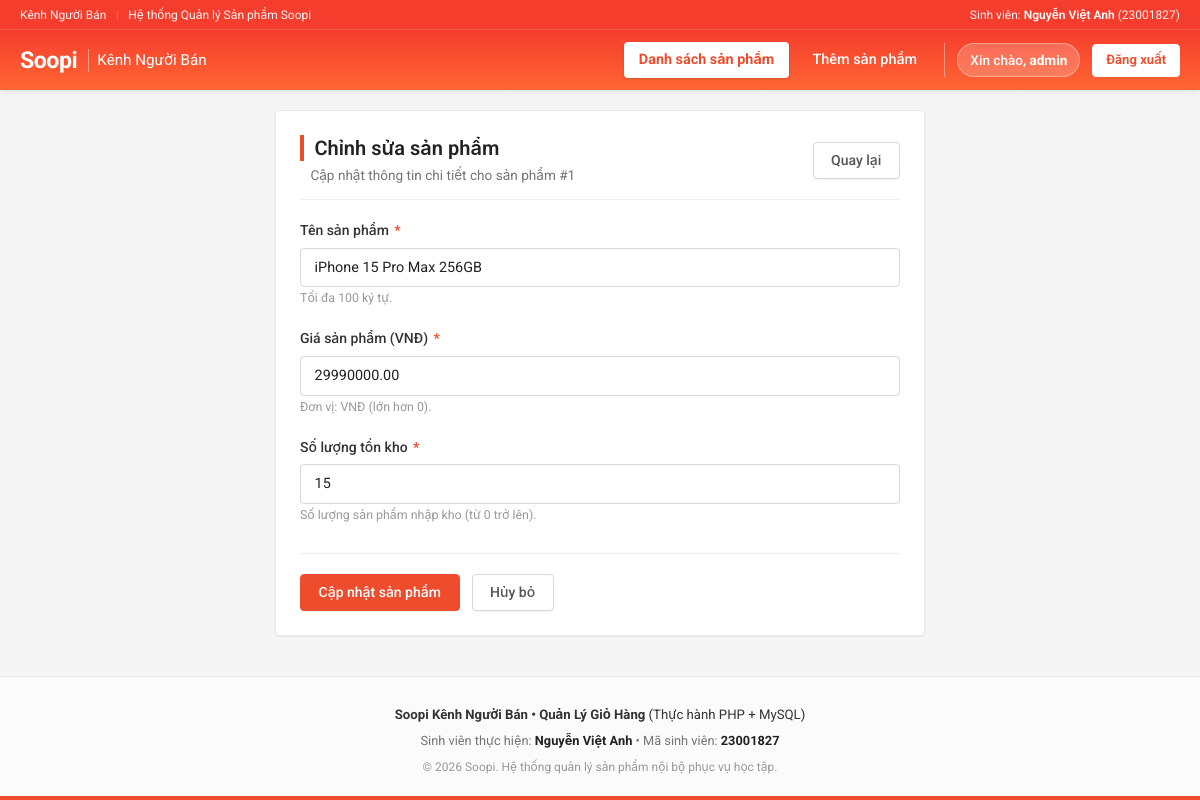
Page /app/product_edit.php?id=1 (signed in) on the committed database.
### tables this page shows
CREATE TABLE `products` (
    `id` INT AUTO_INCREMENT PRIMARY KEY,
    `name` VARCHAR(100) NOT NULL,
    `price` DECIMAL(10, 2) NOT NULL,
    `quantity` INT NOT NULL
);

### app/model/product.php (called while the page is built, shortened)
<?php
require_once __DIR__ . '/../common/dbConnect.php';
function getProductById($id) {
    global $conn;
    try {
        $sql = "SELECT * FROM products WHERE id = :id LIMIT 1";
        $stmt = $conn->prepare($sql);
        $stmt->execute([':id' => $id]);
        $product = $stmt->fetch();
        return $product ?: null;
    } catch (PDOException $e) {
        error_log("Lỗi getProductById: " . $e->getMessage());
        return null;
    }
}

### app/product_edit.php (the view, shortened to what this page needs)
<?php
require_once __DIR__ . '/model/product.php';
$errors    = [];
$id        = $_GET['id'] ?? $_POST['id'] ?? null;
$product = getProductById((int)$id);
$name     = $product['name'];
$price    = $product['price'];
$quantity = $product['quantity'];
require_once __DIR__ . '/view/header.php';
?>
<div class="card form-container">
    <div class="card-header-bar">
        <div>
            <h1 class="card-title">Chỉnh sửa sản phẩm</h1>
            <p class="card-subtitle">Cập nhật thông tin chi tiết cho sản phẩm #<?= htmlspecialchars((string)$id) ?></p>
        </div>
        <a href="product_list.php" class="btn btn-secondary">
            Quay lại
        </a>
    </div>
    <form action="product_edit.php?id=<?= urlencode((string)$id) ?>" method="POST" novalidate>
        <div class="form-group">
            <label for="name" class="form-label">
                Tên sản phẩm <span class="required">*</span>
            </label>
            <input type="text"
                   id="name"
                   name="name"
                   class="form-input <?= isset($errors['name']) ? 'is-invalid' : '' ?>"
                   placeholder="Nhập tên sản phẩm"
                   value="<?= htmlspecialchars($name) ?>"
                   required autofocus>
            <?php if (isset($errors['name'])): ?>
                <span class="error-text"><?= htmlspecialchars($errors['name']) ?></span>
            <?php else: ?>
                <span class="form-hint">Tối đa 100 ký tự.</span>
            <?php endif; ?>
        </div>
        <div class="form-group">
            <label for="price" class="form-label">
                Giá sản phẩm (VNĐ) <span class="required">*</span>
            </label>
            <input type="number"
                   id="price"
                   name="price"
                   step="any"
                   min="0.01"
                   max="99999999.99"
                   class="form-input <?= isset($errors['price']) ? 'is-invalid' : '' ?>"
                   placeholder="Nhập giá sản phẩm"
                   value="<?= htmlspecialchars((string)$price) ?>"
                   required>
            <?php if (isset($errors['price'])): ?>
                <span class="error-text"><?= htmlspecialchars($errors['price']) ?></span>
            <?php else: ?>
                <span class="form-hint">Đơn vị: VNĐ (lớn hơn 0).</span>
            <?php endif; ?>
        </div>
        <div class="form-group">
            <label for="quantity" class="form-label">
                Số lượng tồn kho <span class="required">*</span>
            </label>
            <input type="number"
                   id="quantity"
                   name="quantity"
                   step="1"
                   min="0"
                   max="2147483647"
                   class="form-input <?= isset($errors['quantity']) ? 'is-invalid' : '' ?>"
                   placeholder="Nhập số lượng sản phẩm"
                   value="<?= htmlspecialchars((string)$quantity) ?>"
                   required>
            <?php if (isset($errors['quantity'])): ?>
                <span class="error-text"><?= htmlspecialchars($errors['quantity']) ?></span>
            <?php else: ?>
                <span class="form-hint">Số lượng sản phẩm nhập kho (từ 0 trở lên).</span>
            <?php endif; ?>
        </div>
        <div class="form-actions">
            <button type="submit" class="btn btn-primary">
                Cập nhật sản phẩm
            </button>
            <a href="product_list.php" class="btn btn-secondary">
                Hủy bỏ
            </a>
        </div>
    </form>
</div>
<?php
require_once __DIR__ . '/view/footer.php';
?>

### app/assets/style.css (style rules this page uses)
:root { --soopi-orange: #ee4d2d; --soopi-orange-hover: #d73211; --soopi-orange-light: #fff5f1; --soopi-orange-border: #ffcaa8; --soopi-orange-gradient: linear-gradient(-180deg, #f53d2d, #f63); --soopi-teal: #26aa99; --soopi-teal-light: #e8f7f5; --soopi-teal-border: #bceae4; --soopi-danger: #ff424f; --soopi-danger-light: #fff1f0; --soopi-danger-border: #ffa39e; --soopi-warning: #ffba00; --soopi-warning-light: #fffbe6; --soopi-warning-border: #ffe58f; --soopi-blue: #0066cc; --soopi-blue-light: #f0f7ff; --soopi-blue-border: #d2e4f8; --text-primary: #222222; --text-regular: #333333; --text-muted: #757575; --text-light: #999999; --bg-page: #f5f5f5; --bg-card: #ffffff; --border-color: #e8e8e8; --border-light: #f0f0f0; --border-radius: 4px; --border-radius-sm: 2px; --shadow-card: 0 1px 2px 0 rgba(0, 0, 0, 0.06); --primary-color: var(--soopi-orange); --primary-hover: var(--soopi-orange-hover); --primary-light: var(--soopi-orange-light); --success-color: var(--soopi-teal); --success-hover: #1e8e80; --success-light: var(--soopi-teal-light); --danger-color: var(--soopi-danger); --danger-hover: #e03b3d; --danger-light: var(--soopi-danger-light); --warning-color: #d46b08; --warning-light: var(--soopi-warning-light); --text-dark: var(--text-primary); --bg-main: var(--bg-page); }
* { box-sizing: border-box; margin: 0; padding: 0; }
body { font-family: 'Roboto', -apple-system, BlinkMacSystemFont, "Segoe UI", "Helvetica Neue", Arial, sans-serif; background-color: var(--bg-page); color: var(--text-regular); line-height: 1.5; font-size: 14px; -webkit-font-smoothing: antialiased; display: flex; flex-direction: column; min-height: 100vh; }
.card { background: var(--bg-card); border: 1px solid var(--border-color); border-radius: var(--border-radius); box-shadow: var(--shadow-card); padding: 1.5rem; margin-bottom: 1.25rem; }
.card-header-bar { display: flex; justify-content: space-between; align-items: center; margin-bottom: 1.25rem; padding-bottom: 0.85rem; border-bottom: 1px solid var(--border-light); flex-wrap: wrap; gap: 0.85rem; }
.card-title { font-size: 1.25rem; font-weight: 600; color: var(--text-primary); display: flex; align-items: center; gap: 0.5rem; border-left: 4px solid var(--soopi-orange); padding-left: 0.65rem; line-height: 1.3; }
.card-subtitle { color: var(--text-muted); font-size: 0.85rem; margin-top: 0.25rem; padding-left: 0.65rem; }
.btn { display: inline-flex; align-items: center; justify-content: center; font-family: inherit; font-size: 0.875rem; font-weight: 500; padding: 0.5rem 1.1rem; border-radius: var(--border-radius); border: 1px solid transparent; cursor: pointer; text-decoration: none; transition: all 0.15s ease; line-height: 1.4; box-shadow: 0 1px 1px 0 rgba(0, 0, 0, 0.05); }
.btn-primary { background-color: var(--soopi-orange); color: #ffffff; border-color: var(--soopi-orange); }
.btn-secondary { background-color: #ffffff; color: #555555; border: 1px solid #d9d9d9; }
.form-container { max-width: 650px; margin: 0 auto; }
.form-group { margin-bottom: 1.25rem; }
.form-label { display: block; font-weight: 500; font-size: 0.875rem; margin-bottom: 0.4rem; color: var(--text-regular); }
.form-label .required { color: var(--soopi-orange); font-weight: bold; margin-left: 2px; }
.form-input { width: 100%; padding: 0.65rem 0.85rem; font-family: inherit; font-size: 0.9rem; color: var(--text-primary); background-color: #ffffff; border: 1px solid #d9d9d9; border-radius: var(--border-radius); outline: none; transition: all 0.18s ease; }
.form-hint { color: var(--text-light); font-size: 0.775rem; margin-top: 0.25rem; }
.form-actions { display: flex; gap: 0.75rem; align-items: center; margin-top: 1.75rem; padding-top: 1.25rem; border-top: 1px solid var(--border-light); }

### rows in the picture
products: name "iPhone 15 Pro Max 256GB", price "29990000.00", quantity "15"

### other values in the picture
$currentUser['username'] "admin"
$id "1"
